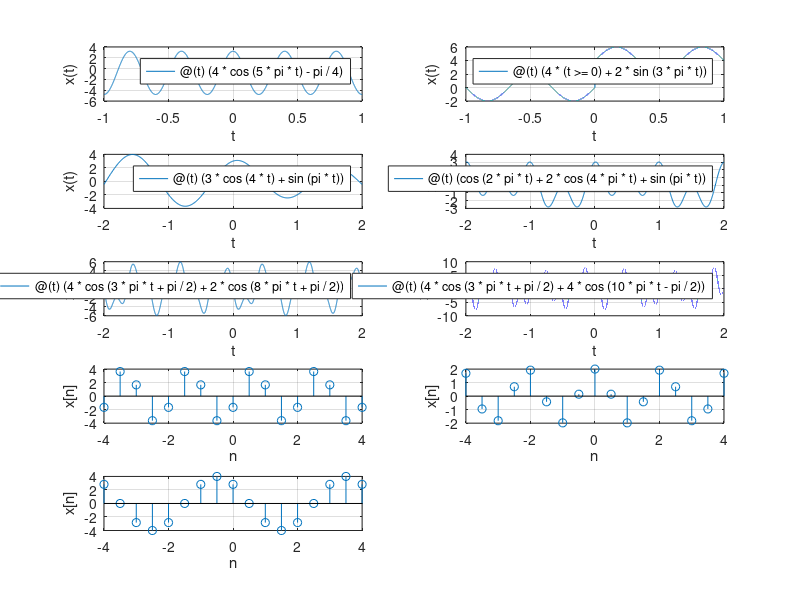

The MATLAB script that drew this image:
subplot(5,2,1)              %perioada=2/5
x=@(t)(4*cos(5*pi*t)-pi/4);
fplot(x, [-1, 1]); grid;
xlabel('t'); ylabel('x(t)')

subplot(5,2,2)              % nu este periodic
x=@(t)(4*(t>=0)+2*sin(3*pi*t));
fplot(x, [-1, 1]); grid;
xlabel('t'); ylabel('x(t)')

subplot(5,2,3)              % nu este periodic
x=@(t)(3*cos(4*t)+sin(pi*t));
fplot(x, [-2, 2]); grid;
xlabel('t'); ylabel('x(t)')

subplot(5,2,4)              %perioada=2
x=@(t)(cos(2*pi*t)+2*cos(4*pi*t)+sin(pi*t));
fplot(x, [-2, 2]); grid;
xlabel('t'); ylabel('x(t)')

subplot(5,2,5)              %perioada=2
x=@(t)(4*cos(3*pi*t+pi/2)+2*cos(8*pi*t+pi/2));
fplot(x, [-2, 2]); grid;
xlabel('t'); ylabel('x(t)')

subplot(5,2,6)              %perioada=2
x=@(t)(4*cos(3*pi*t+pi/2)+4*cos(10*pi*t-pi/2));
fplot(x, [-2, 2]); grid;
xlabel('t'); ylabel('x(t)')

subplot(5,2,7)              %perioada=2
n=-4:0.5:4;
xs=@(n) 4*cos(pi*n-2);
stem(n,xs(n)); grid;
xlabel('n');ylabel('x[n]')

subplot(5,2,8)              %perioada=2/3
n=-4:0.5:4;
xs=@(n) 2*cos(3*n);
stem(n,xs(n)); grid;
xlabel('n');ylabel('x[n]')

subplot(5,2,9)              %perioada=4
n=-4:0.5:4;
xs=@(n) 4*cos(0.5*pi*n+pi/4);
stem(n,xs(n)); grid;
xlabel('n');ylabel('x[n]')
